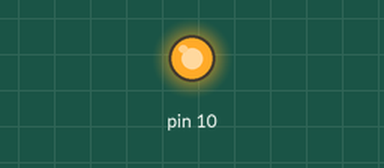
This program was run on a simulated Raspberry Pi (header pin numbers). Shown: output pins drawn as LEDs (lit = HIGH). At 0.0 s the program stops and its outputs stay as they are.

Above: at 0.1 s.
Timing chart, 0 to 1.5 s (numbered marks = the images above):
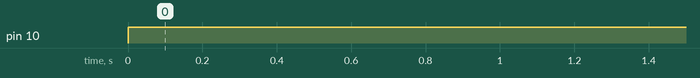

Measured:
- by itself, pin 10: LOW → HIGH at 0.00 s

The program:

acende.py
```python
#-*- coding: utf-8 -*-
import RPi.GPIO as GPIO
import time

#configurando como BOARD, Pinos Físicos
GPIO.setmode(GPIO.BOARD)

#Configurando a direção do Pino
GPIO.setup(10, GPIO.OUT) #usei 10 pois meu setmode é board, se estivesse usando BCM seria 15
#Ligando o led
GPIO.output(10, GPIO.HIGH)
```
